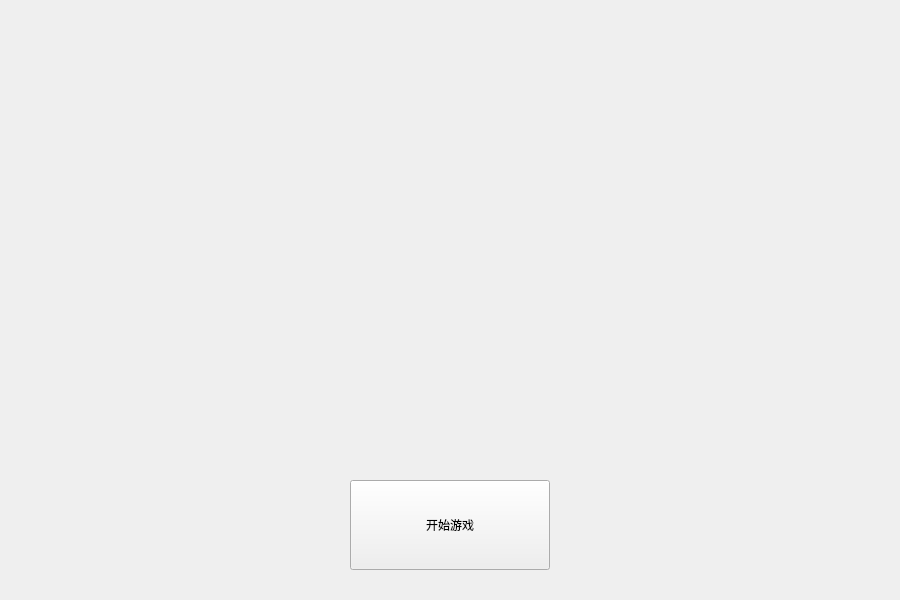
<?xml version="1.0" encoding="UTF-8"?>
<ui version="4.0">
 <class>StartFrom</class>
 <widget class="QWidget" name="StartFrom">
  <property name="geometry">
   <rect>
    <x>0</x>
    <y>0</y>
    <width>900</width>
    <height>600</height>
   </rect>
  </property>
  <property name="windowTitle">
   <string>Form</string>
  </property>
  <widget class="QPushButton" name="pushButton">
   <property name="geometry">
    <rect>
     <x>350</x>
     <y>480</y>
     <width>200</width>
     <height>90</height>
    </rect>
   </property>
   <property name="text">
    <string>开始游戏</string>
   </property>
  </widget>
 </widget>
 <resources/>
 <connections/>
</ui>
